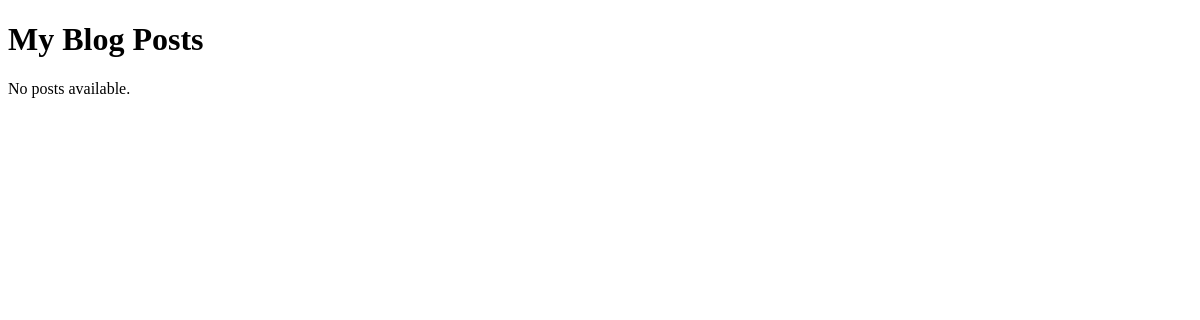
The app's page /, older data.
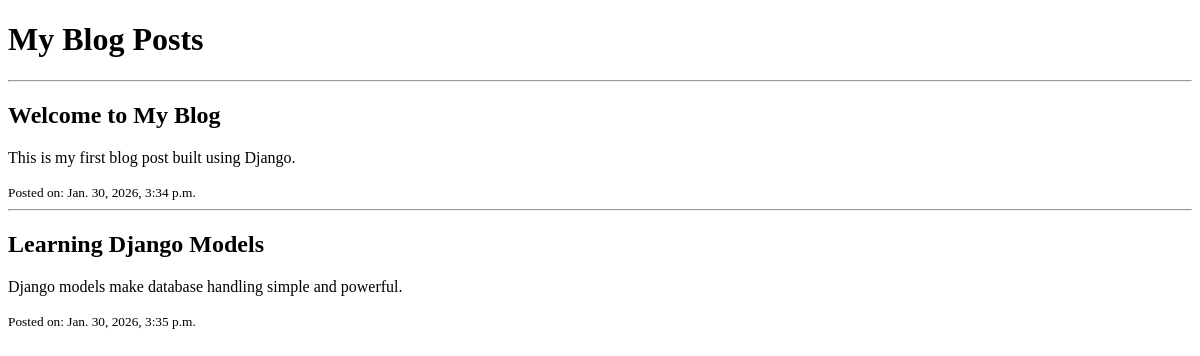
The same page, newer data.
### blog/models.py (models this page shows, shortened)
class Post(models.Model):
    title = models.CharField(max_length=200)
    content = models.TextField()
    created_at = models.DateTimeField(auto_now_add=True)

### blog/views.py (the view)
# urls.py: path('', PostListView.as_view(), name='post_list'),
class PostListView(ListView):
    model = Post
    template_name = 'blog/post_list.html'
    context_object_name = 'posts'

### blog/templates/blog/post_list.html (shortened to what this page needs)
<!DOCTYPE html>
<html>
<head>
</head>
<body>
<h1>My Blog Posts</h1>
{% for post in posts %}
    <hr>
    <h2>{{ post.title }}</h2>
    <p>{{ post.content }}</p>
    <small>Posted on: {{ post.created_at }}</small>
{% empty %}
    <p>No posts available.</p>
{% endfor %}
</body>
</html>

Row changes from the older to the newer data that the page shows:
added Post: title "Welcome to My Blog", content "This is my first blog post built using Django.", created_at "Jan. 30, 2026, 3:34 p.m."
added Post: title "Learning Django Models", content "Django models make database handling simple and powerful.", created_at "Jan. 30, 2026, 3:35 p.m."
Text that changed along with them:
text no longer shown: "No posts available."
